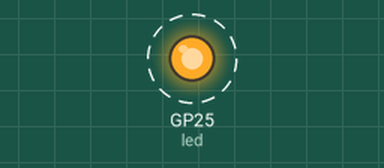
Bench run of a program on a simulated Raspberry Pi Pico running MicroPython. Parts: output pins drawn as LEDs (lit = HIGH). Dashed ring = blinking. What the program prints to the serial console is not drawn.

Above: at 0.12 s.
Timing chart, 0 to 3.0 s (numbered marks = the images above):
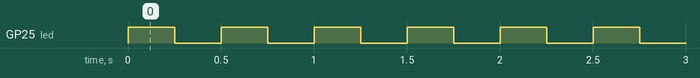

Measured:
- by itself, GP25 (led): alternates HIGH for 0.25 s and LOW for 0.25 s

The program:

01-blink-onboard-led.py
```python
# Test 01: Blink the Onboard LED
# Filename: 01-blink-onboard-led.py
# Version: 1.0.0
#
# Use this program to test that your Pico is connected to Thonny and
# running MicroPython. No wiring needed - this uses the LED already
# built onto the Pico board.

from machine import Pin
from utime import sleep

print("Test 01: Blink the Onboard LED (version 1.0.0)")

BUILT_IN_LED_PIN = 25    # every Pico has an LED wired to this pin
BLINK_DELAY = 0.25       # seconds the LED stays on or off - change me!

led = Pin(BUILT_IN_LED_PIN, Pin.OUT)

while True:
    led.toggle()          # switch the LED on if it's off, or off if it's on
    sleep(BLINK_DELAY)
```
